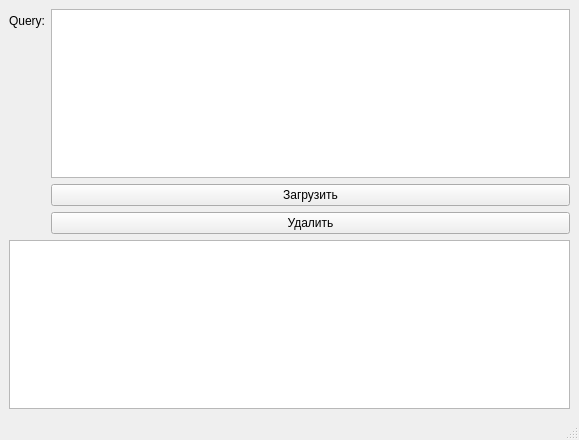
<?xml version="1.0" encoding="UTF-8"?>
<ui version="4.0">
 <class>MainWindow</class>
 <widget class="QMainWindow" name="MainWindow">
  <property name="geometry">
   <rect>
    <x>0</x>
    <y>0</y>
    <width>579</width>
    <height>440</height>
   </rect>
  </property>
  <property name="windowTitle">
   <string>MainWindow</string>
  </property>
  <widget class="QWidget" name="centralwidget">
   <layout class="QFormLayout" name="formLayout">
    <item row="0" column="0">
     <widget class="QLabel" name="label">
      <property name="text">
       <string>Query:</string>
      </property>
     </widget>
    </item>
    <item row="0" column="1">
     <widget class="QTextEdit" name="textEdit"/>
    </item>
    <item row="1" column="1">
     <widget class="QPushButton" name="pushButton">
      <property name="text">
       <string>Загрузить</string>
      </property>
     </widget>
    </item>
    <item row="2" column="1">
     <widget class="QPushButton" name="pushButton_2">
      <property name="text">
       <string>Удалить</string>
      </property>
     </widget>
    </item>
    <item row="3" column="0" colspan="2">
     <widget class="QTableWidget" name="tableWidget"/>
    </item>
   </layout>
  </widget>
  <widget class="QStatusBar" name="statusbar"/>
 </widget>
 <resources/>
 <connections/>
</ui>
